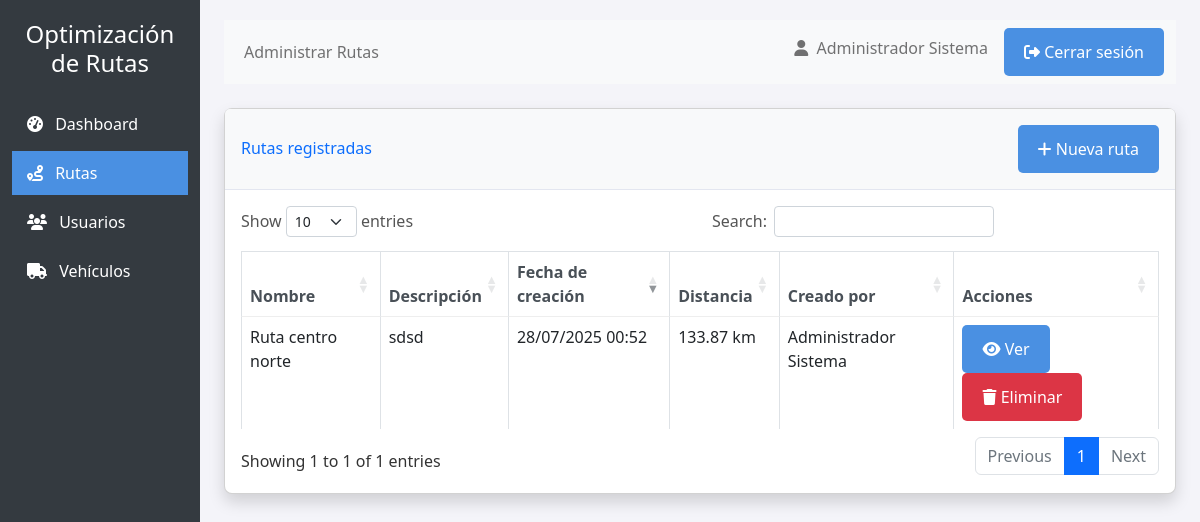
Page /admin/routes (signed in) on the committed database.
### app.py (models this page shows, shortened)
class User(db.Model, UserMixin):
    id = db.Column(db.Integer, primary_key=True)
    username = db.Column(db.String(100), unique=True, nullable=False)
    email = db.Column(db.String(120), unique=True, nullable=False)
    password_hash = db.Column(db.String(200), nullable=False)
    first_name = db.Column(db.String(100), nullable=False)
    last_name = db.Column(db.String(100), nullable=False)
    cedula = db.Column(db.String(20), unique=True, nullable=False)
    role = db.Column(db.String(20), default='driver')  # admin, driver, technician, coordinator
    active = db.Column(db.Boolean, default=True)
    created_at = db.Column(db.DateTime, default=datetime.utcnow)
    driver_info = db.relationship('DriverInfo', backref='user', uselist=False, cascade="all, delete-orphan")
    routes_created = db.relationship('Route', backref='creator', lazy=True, foreign_keys='Route.creator_id')
    routes_driven = db.relationship('RouteCompletion', backref='driver', lazy=True)

class Route(db.Model):
    id = db.Column(db.Integer, primary_key=True)
    name = db.Column(db.String(100), nullable=False)
    description = db.Column(db.Text, nullable=True)
    creator_id = db.Column(db.Integer, db.ForeignKey('user.id'), nullable=False)
    created_at = db.Column(db.DateTime, default=datetime.utcnow)
    file_path = db.Column(db.String(200), nullable=False)
    gpx_path = db.Column(db.String(200), nullable=True)
    start_point = db.Column(db.String(100), nullable=True)
    end_point = db.Column(db.String(100), nullable=True)
    distance = db.Column(db.Float, nullable=True)
    active = db.Column(db.Boolean, default=True)
    completions = db.relationship('RouteCompletion', backref='route', lazy=True)

### app.py (the view)
    @app.route('/admin/routes')
    @admin_required
    def manage_routes():
        try:
            routes = Route.query.filter_by(active=True).order_by(Route.created_at.desc()).all()
            print(f"DEBUG: Encontradas {len(routes)} rutas")  # Debug
            for route in routes:
                print(f"DEBUG: Ruta {route.id}: {route.name}, creador: {route.creator_id}")  # Debug
            return render_template('admin/routes.html', routes=routes)
        except Exception as e:
            print(f"ERROR en manage_routes: {e}")  # Debug
            flash(f'Error al cargar las rutas: {str(e)}', 'danger')
            return redirect(url_for('admin_dashboard'))

### app.py (called while the page is built)
def role_required(*roles):
    def decorator(f):
        @wraps(f)
        def decorated_function(*args, **kwargs):
            if not current_user.is_authenticated:
                flash('Debes iniciar sesión para acceder a esta página.', 'danger')
                return redirect(url_for('login'))
            if current_user.role not in roles:
                flash('No tienes permisos para acceder a esta página.', 'danger')
                return redirect(url_for('dashboard'))
            return f(*args, **kwargs)
        return decorated_function
    return decorator

### templates/admin/routes.html (shortened to what this page needs)
{% extends "base.html" %}
{% block page_title %}Administrar Rutas{% endblock %}
{% block sidebar_items %}
<li class="nav-item">
    <a href="{{ url_for('admin_dashboard') }}" class="nav-link">
        <i class="fas fa-tachometer-alt me-2"></i> Dashboard
    </a>
</li>
<li class="nav-item">
    <a href="{{ url_for('manage_routes') }}" class="nav-link active">
        <i class="fas fa-route me-2"></i> Rutas
    </a>
</li>
<li class="nav-item">
    <a href="{{ url_for('manage_users') }}" class="nav-link">
        <i class="fas fa-users me-2"></i> Usuarios
    </a>
</li>
<li class="nav-item">
    <a href="{{ url_for('manage_vehicles') }}" class="nav-link">
        <i class="fas fa-truck me-2"></i> Vehículos
    </a>
</li>
{% endblock %}
{% block content %}
<div class="card shadow mb-4">
    <div class="card-header py-3 d-flex flex-row align-items-center justify-content-between">
        <h6 class="m-0 font-weight-bold text-primary">Rutas registradas</h6>
        <a href="{{ url_for('create_route') }}" class="btn btn-primary">
            <i class="fas fa-plus"></i> Nueva ruta
        </a>
    </div>
    <div class="card-body">
        {% if routes %}
        <div class="table-responsive">
            <table class="table table-bordered" id="routesTable">
                <thead>
                    <tr>
                        <th>Nombre</th>
                        <th>Descripción</th>
                        <th>Fecha de creación</th>
                        <th>Distancia</th>
                        <th>Creado por</th>
                        <th>Acciones</th>
                    </tr>
                </thead>
                <tbody>
                    {% for route in routes %}
                    <tr>
                        <td>{{ route.name if route.name else 'Sin nombre' }}</td>
                        <td>{{ route.description|truncate(30) if route.description else 'Sin descripción' }}</td>
                        <td>{{ route.created_at|datetime_format if route.created_at else 'N/A' }}</td>
                        <td>{{ route.distance|distance_format if route.distance else 'N/A' }}</td>
                        <td>{{ route.creator.first_name + ' ' + route.creator.last_name if route.creator else 'Desconocido' }}</td>
                        <td>
                            <a href="{{ url_for('admin_view_route', route_id=route.id) }}" class="btn btn-info btn-sm">
                                <i class="fas fa-eye"></i> Ver
                            </a>
                            <button type="button" class="btn btn-danger btn-sm" data-bs-toggle="modal" data-bs-target="#deleteRouteModal{{ route.id }}">
                                <i class="fas fa-trash"></i> Eliminar
                            </button>
                        </td>
                    </tr>
                    {% endfor %}
                </tbody>
            </table>
        </div>
        {% endif %}
    </div>
</div>
{% endblock %}
{% block extra_css %}
<link rel="stylesheet" href="https://cdn.datatables.net/1.11.5/css/dataTables.bootstrap5.min.css">
{% endblock %}

### templates/base.html (shortened to what this page needs)
<!DOCTYPE html>
<html lang="es">
<head>
    <link rel="stylesheet" href="https://cdn.jsdelivr.net/npm/bootstrap@5.2.3/dist/css/bootstrap.min.css">
    <link rel="stylesheet" href="https://cdnjs.cloudflare.com/ajax/libs/font-awesome/6.2.1/css/all.min.css">
    <link rel="stylesheet" href="/static/styles.css">
    {% block extra_css %}{% endblock %}
</head>
<body>
    <div class="container-fluid">
        <div class="row">
            <div class="col-md-2 d-md-block sidebar collapse">
                <div class="position-sticky">
                    <div class="text-center mb-4">
                        <h4>Optimización<br>de Rutas</h4>
                    </div>
                    <ul class="nav flex-column">
                        {% block sidebar_items %}
                        {% endblock %}
                    </ul>
                </div>
            </div>
            <div class="col-md-10 ms-sm-auto px-md-4 content">
                <nav class="navbar navbar-expand-lg navbar-light bg-light mb-4">
                    <div class="container-fluid">
                        <div class="collapse navbar-collapse">
                            <ul class="navbar-nav me-auto mb-2 mb-lg-0">
                                <li class="nav-item">
                                    <span class="nav-link">
                                        {% block page_title %}Dashboard{% endblock %}
                                    </span>
                                </li>
                            </ul>
                            <div class="d-flex">
                                <span class="navbar-text me-3">
                                    <i class="fas fa-user me-1"></i> {{ current_user.first_name }} {{ current_user.last_name }}
                                </span>
                                <a href="{{ url_for('logout') }}" class="btn btn-outline-danger btn-sm">
                                    <i class="fas fa-sign-out-alt"></i> Cerrar sesión
                                </a>
                            </div>
                        </div>
                    </div>
                </nav>
                {% block content %}{% endblock %}
            </div>
        </div>
    </div>
</body>
</html>

### static/styles.css (style rules this page uses)
* { box-sizing: border-box; margin: 0; padding: 0; }
body { font-family: 'Segoe UI', Arial, sans-serif; background-color: #f4f4f9; margin: 0; padding: 0; color: #333; min-height: 100vh; display: flex; flex-direction: column; }
button, .btn { background-color: #4a90e2; color: white; border: none; padding: 12px 20px; border-radius: 5px; cursor: pointer; font-size: 16px; font-weight: 500; transition: background-color 0.3s; text-decoration: none; display: inline-block; }
.btn-primary { background-color: #4a90e2; }
.btn-danger { background-color: #dc3545; }
table { width: 100%; border-collapse: collapse; }
th, td { padding: 12px 15px; text-align: left; border-bottom: 1px solid #eee; }
th { background-color: #f8f9fa; font-weight: 600; color: #495057; }
tr:last-child td { border-bottom: none; }

### templates/base.html (style rules this page uses)
.sidebar { min-height: 100vh; background-color: #343a40; color: #fff; padding-top: 20px; }
.sidebar a { color: #fff; text-decoration: none; padding: 10px 15px; display: block; }
.sidebar a.active { background-color: #4a90e2; }
.sidebar .nav-item { margin-bottom: 5px; }
.content { padding: 20px; }
.card { margin-bottom: 20px; border-radius: 8px; box-shadow: 0 2px 4px rgba(0,0,0,0.1); }
.card-header { background-color: #f8f9fa; border-bottom: 1px solid #e3e6f0; font-weight: bold; }
.btn-primary { background-color: #4a90e2; border-color: #4a90e2; }

### rows in the picture
User: first_name "Administrador", last_name "Sistema"
Route: name "Ruta centro norte", description "sdsd", created_at "28/07/2025 00:52", distance|distance_format "133.87 km", creator "Administrador Sistema"
